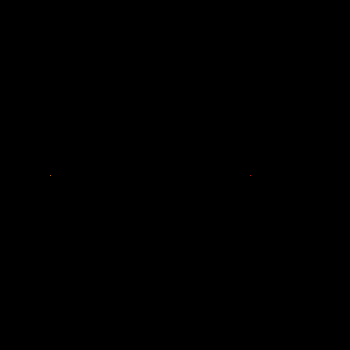
Frame 1 (no input)
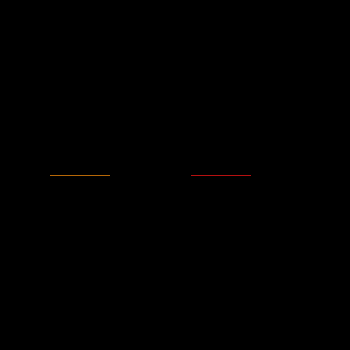
Frame 60 (the mouse pressed at the canvas centre just before this capture)
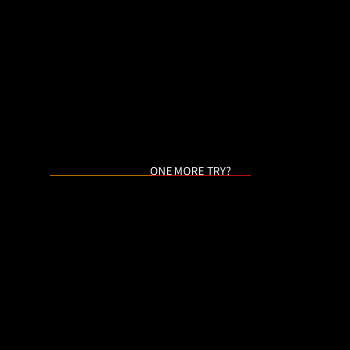
Frame 120 (the mouse held since frame 60 and released just before this capture)

The Processing sketch that drew these frames (run headless with seeded random() and noise(); from frame 60 on, the mouse is pressed at the canvas centre):

// Processing sketch: processing_77735
// ── processing_77735.pde

//Dominique A., Tron, CP1, Mod 16-17

int x = 50;
int y = 175;
int direction = RIGHT;
int compX = 250;
int compY = 175;
int compDir = LEFT;
boolean gameOver = false;
void setup()
{
  size(350,350);
  background(0);
}
void draw()
{
if (gameOver == false)
  {
    human ();
    computer ();
    }
  }
void human ()
{
  if(get(x,y) != color(0,0,0))
  {
      gameOver = true;  
      text("ONE MORE TRY?",150,175); 
    }
    stroke(255,145,10);
    point(x,y);
    if(direction == RIGHT)
    {
      x++;
    }
    else if(direction == LEFT)
    {
      x--;
    }
    else if(direction == UP)
    {
      y--;
    }
    else if(direction == DOWN)
    {
      y++;
    }
}
void keyPressed()
{
  if(key == 'd')
  {
    direction = RIGHT;
  }
  else if(key == 'a')
  {
    direction = LEFT;
  }
  else if(key == 'w')
  {
    direction = UP;
  }
  else if(key == 's')
  {
    direction = DOWN;
  }
}
void computer ()
{
  stroke (255,23,23);
  point (compX, compY);
  if (compDir == RIGHT)
  {
    compX++;
    if (get(compX+1, compY) != color (0,0,0))
    {
      compDir = DOWN;
    }
  }
  else if (compDir == DOWN)
  {
    compY++;
    if (get(compX, compY+1)!= color (0,0,0))
    {
      compDir = LEFT;
    }
  }
  else if (compDir == LEFT)
  {
    compX--;
    if (get(compX-1, compY) != color (0,0,0))
    {
      compDir = UP;
    }
  }
  else if (compDir == UP)
  {
    compY--;
    if (get(compX, compY-1) != color (0,0,0))
    {
      compDir = RIGHT;
    }
    if (get(compX, compY) != color (0,0,0))
    {
    gameOver = true;
    text("YOU WIN",175,175);
    }
  }
}
